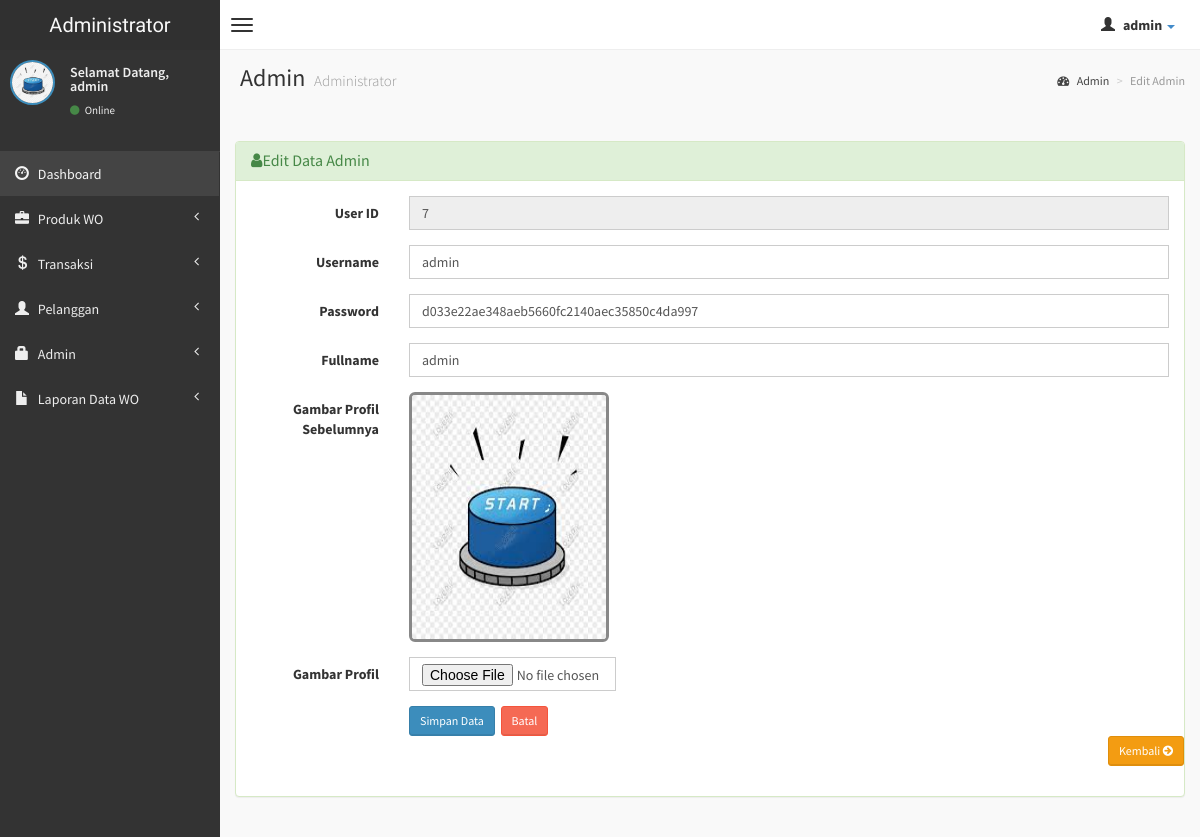
The page /admin/edit-admin.php?hal=edit&kd=7 (signed in) on the database its author committed.
### tables this page shows
CREATE TABLE `user` (
  `user_id` int(10) NOT NULL,
  `username` varchar(30) NOT NULL,
  `password` text NOT NULL,
  `fullname` varchar(30) NOT NULL,
  `gambar` varchar(40) NOT NULL
);

### admin/edit-admin.php (the view, shortened to what this page needs)
<?php
if (empty($_SESSION['username'])){
	header('location:../index.php');
} else {
?>
<!DOCTYPE html>
<html>
    <head>
        <link href="../dist/css/bootstrap.css" rel="stylesheet" type="text/css" />
        <link href="//cdnjs.cloudflare.com/ajax/libs/font-awesome/4.1.0/css/font-awesome.min.css" rel="stylesheet" type="text/css" />
        <link href="//code.ionicframework.com/ionicons/1.5.2/css/ionicons.min.css" rel="stylesheet" type="text/css" />
        <link href="../css/morris/morris.css" rel="stylesheet" type="text/css" />
        <link href="../css/jvectormap/jquery-jvectormap-1.2.2.css" rel="stylesheet" type="text/css" />
        <link href="../css/datepicker/datepicker3.css" rel="stylesheet" type="text/css" />
        <link href="../css/daterangepicker/daterangepicker-bs3.css" rel="stylesheet" type="text/css" />
        <link href="../css/bootstrap-wysihtml5/bootstrap3-wysihtml5.min.css" rel="stylesheet" type="text/css" />
        <link href="../css/AdminLTE.css" rel="stylesheet" type="text/css" />
        <link rel="stylesheet" href="datatables/dataTables.bootstrap.css"/>
    </head>
    <body class="skin-black">
        <header class="header">
            <a href="index.php" class="logo">
                Administrator
            </a>
            <nav class="navbar navbar-static-top" role="navigation">
                <a href="#" class="navbar-btn sidebar-toggle" data-toggle="offcanvas" role="button">
                    <span class="icon-bar"></span>
                    <span class="icon-bar"></span>
                    <span class="icon-bar"></span>
                </a>
                <div class="navbar-right">
                    <ul class="nav navbar-nav">
                        <li class="dropdown user user-menu">
                            <a href="#" class="dropdown-toggle" data-toggle="dropdown">
                                <i class="glyphicon glyphicon-user"></i>
                                <span><?php echo $_SESSION['fullname']; ?> <i class="caret"></i></span>
                            </a>
								<?php } ?>
                        </li>
                    </ul>
                </div>
            </nav>
        </header>
        <div class="wrapper row-offcanvas row-offcanvas-left">
            <aside class="left-side sidebar-offcanvas">
                <section class="sidebar">
                    <div class="user-panel">
                        <div class="pull-left image">
                            <img src="<?php echo $_SESSION['gambar']; ?>" class="img-circle" alt="User Image" style="border: 2px solid #3C8DBC;" />
                        </div>
                        <div class="pull-left info">
                            <p>Selamat Datang,<br /><?php echo $_SESSION['fullname']; ?></p>
                            <a href="#"><i class="fa fa-circle text-success"></i> Online</a>
                        </div>
                    </div>
                    <?php include "menu.php"; ?>
                </section>
            </aside>
            <aside class="right-side">
                <section class="content-header">
                    <h1>
                        Admin
                        <small>Administrator</small>
                    </h1>
                    <ol class="breadcrumb">
                        <li><a href="#"><i class="fa fa-dashboard"></i> Admin</a></li>
                        <li class="active">Edit Admin</li>
                    </ol>
                </section>
                <section class="content">
                    <br />
                    <?php
            $query = mysqli_query($koneksi, "SELECT * FROM user WHERE user_id='$_GET[kd]'");
            $data  = mysqli_fetch_array($query);
            ?>
                    <div class="row">
                        <div class="col-lg-12">
                        <div class="panel panel-success">
                        <div class="panel-heading">
                        <h3 class="panel-title"><i class="fa fa-user"></i>Edit Data Admin </h3>
                        </div>
                        <div class="panel-body">
                  <div class="form-panel">
                      <form class="form-horizontal style-form" action="update-admin.php" method="post" name="form1" id="form1">
                          <div class="form-group">
                              <label class="col-sm-2 col-sm-2 control-label">User ID</label>
                              <div class="col-sm-10">
                                  <input name="user_id" type="text" id="user_id" class="form-control" value="<?php echo $data['user_id'];?>" readonly="readonly" autofocus="on" />
                              </div>
                          </div>
                          <div class="form-group">
                              <label class="col-sm-2 col-sm-2 control-label">Username</label>
                              <div class="col-sm-10">
                                  <input name="username" type="text" id="username" class="form-control" value="<?php echo $data['username'];?>" required />
                              </div>
                          </div>
                          <div class="form-group">
                              <label class="col-sm-2 col-sm-2 control-label">Password</label>
                              <div class="col-sm-10">
                                  <input name="password" type="text" id="password" class="form-control" value="<?php echo $data['password'];?>" required />
                              </div>
                          </div>
                          <div class="form-group">
                              <label class="col-sm-2 col-sm-2 control-label">Fullname</label>
                              <div class="col-sm-10">
                                  <input name="fullname" class="form-control" id="fullname" type="text" value="<?php echo $data['fullname'];?>" required />
                              </div>
                          </div>
                          <div class="form-group">
                              <label class="col-sm-2 col-sm-2 control-label">Gambar Profil Sebelumnya</label>
                              <div class="col-sm-10">
                                  <img src="<?php echo $data['gambar'];?>" width="200" height="250" class="img-rounded" style="border: 3px solid #888;"/>
                              </div>
                          </div>
						   <div class="form-group">
                              <label class="col-sm-2 col-sm-2 control-label">Gambar Profil</label>
                              <div class="col-sm-3">
                            <input name="nama_file" type="file" id="nama_file" class="form-control" required />
                            </div>
                          </div>
                          <div class="form-group">
                              <label class="col-sm-2 col-sm-2 control-label"></label>
                              <div class="col-sm-10">
                                  <input type="submit" value="Simpan Data"  class="btn btn-sm btn-primary"/>&nbsp;
	                              <a href="admin.php" class="btn btn-sm btn-danger">Batal </a>
                              </div>
								<div class="text-right">
								<a href="admin.php" class="btn btn-sm btn-warning"> Kembali <i class="fa fa-arrow-circle-right"></i></a>
								</div>
                          </div>
                      </form>
                  </div>
                  </div>
                  </div>
          		</div>
                    </div>
                </section>
            </aside>
        </div>
    </body>
</html>

### rows shown on the page
user: user_id "7", username "admin", password "d033e22ae348aeb5660fc2140aec35850c4da997", fullname "admin", gambar (picture)

### other values the page prints
$_SESSION['fullname'] "admin"
